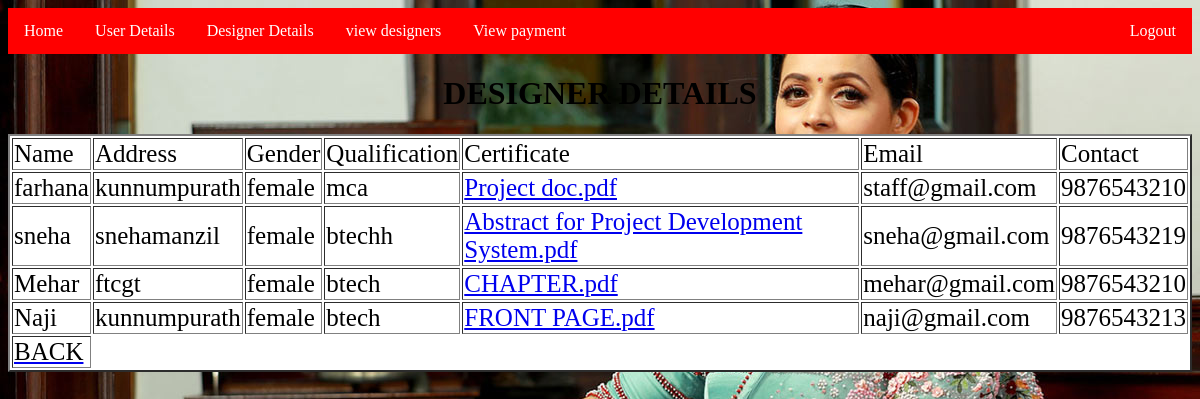
/view.php (signed in), run on the app's committed database.
### tables this page shows
CREATE TABLE `staff_reg` (
  `desi_id` int(15) NOT NULL,
  `dname` varchar(20) NOT NULL,
  `gender` varchar(15) NOT NULL,
  `daddress` varchar(50) NOT NULL,
  `qualification` varchar(50) NOT NULL,
  `certificate` varchar(200) NOT NULL,
  `email` varchar(15) NOT NULL,
  `dcontact` varchar(20) NOT NULL,
  `status` int(11) NOT NULL
);

### view.php (the view, shortened to what this page needs)
<?php
require 'connect.php';
?>
<html>
<head>
</head>
<body background="themes/images/ladies/mm.jpeg">
</head>
<body>
<ul>
  <li><a href="adminhome.php">Home</a></li>
  <li><a href="userdetails.php">User Details</a></li>
  <li class="dropdown">
    <a href="desigr_details.php" class="dropbtn">Designer Details</a>
	<li class="dropdown">
    <a href="view.php" class="dropbtn">view designers</a>
	<li class="dropdown">
    <a href="usercartt.php" class="dropbtn">View payment</a>
	<li style="float:right"><a class="active" href="logout.php">Logout</a></li>
  </li>
</ul>
</body>
</html>
<center>
<h1>DESIGNER DETAILS</h1>
<body background="themes/images/new.png.">
  <head>
    </head>
<table border="2" class="color">
<tr>
	<td>Name</td>
 	<td>Address</td>
	<td>Gender</td>
  <td>Qualification</td>
  <td>Certificate</td>
  <td>Email</td>
  <td>Contact</td>
<?php
$res = mysqli_query($conn,"select * from staff_reg where status= 1");
if(mysqli_num_rows($res))
{
while($rows = mysqli_fetch_array($res))
{
?>
<tr>
	<td><?php echo $rows['dname'];?></td>
		<td><?php echo $rows['daddress'];?></td>
			<td><?php echo $rows['gender'];?></td>
      <td><?php echo $rows['qualification'];?></td>
      <td><a href="<?php echo $rows['certificate'];?>"><?php echo $rows['certificate'];?></td>
      <td><?php echo $rows['email'];?></td>
      <td><?php echo $rows['dcontact'];?></td>
      <?php
      echo "</tr>";
}}
      ?>
<td><a href="adminhome.php?uid=<?php echo $rows_fetched['desi_id'];?>&action=1"><label style="color:black" >BACK </a></td>

### view.php (style rules this page uses)
ul { list-style-type: none; margin: 0; padding: 0; overflow: hidden; background-color: red; }
li { float: left; }
li a, .dropbtn { display: inline-block; color: white; text-align: center; padding: 14px 16px; text-decoration: none; }
li.dropdown { display: inline-block; }
.color { font-size: 25px; background-color: white; }

### data on the page
staff_reg: dname "farhana", daddress "kunnumpurath", gender "female", qualification "mca", certificate "Project doc.pdf", email "staff@gmail.com", dcontact "9876543210"
staff_reg: dname "sneha", daddress "snehamanzil", gender "female", qualification "btechh", certificate "Abstract for Project Development System.pdf", email "sneha@gmail.com", dcontact "9876543219"
staff_reg: dname "Mehar", daddress "ftcgt", gender "female", qualification "btech", certificate "CHAPTER.pdf", email "mehar@gmail.com", dcontact "9876543210"
staff_reg: dname "Naji", daddress "kunnumpurath", gender "female", qualification "btech", certificate "FRONT PAGE.pdf", email "naji@gmail.com", dcontact "9876543213"
